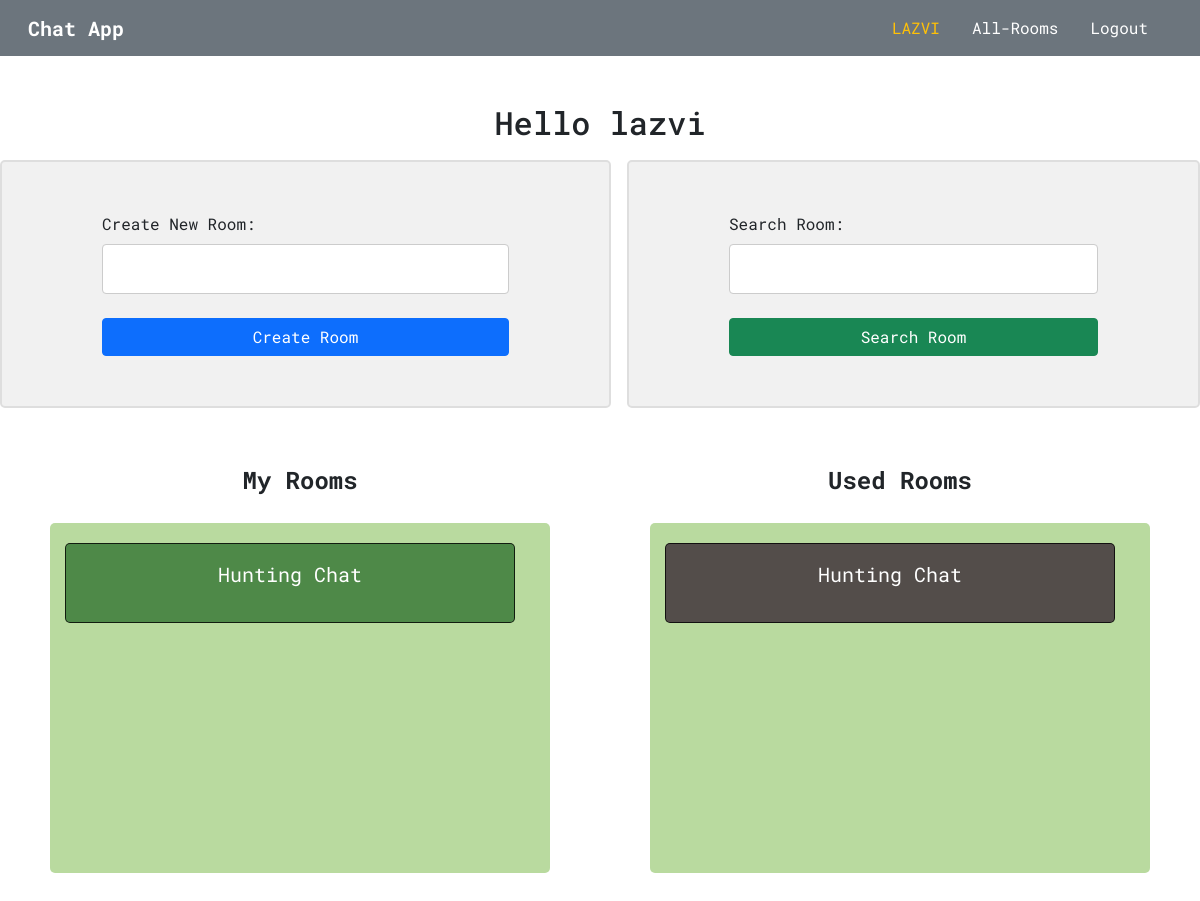
Before: /personal (signed in) with the older database file.
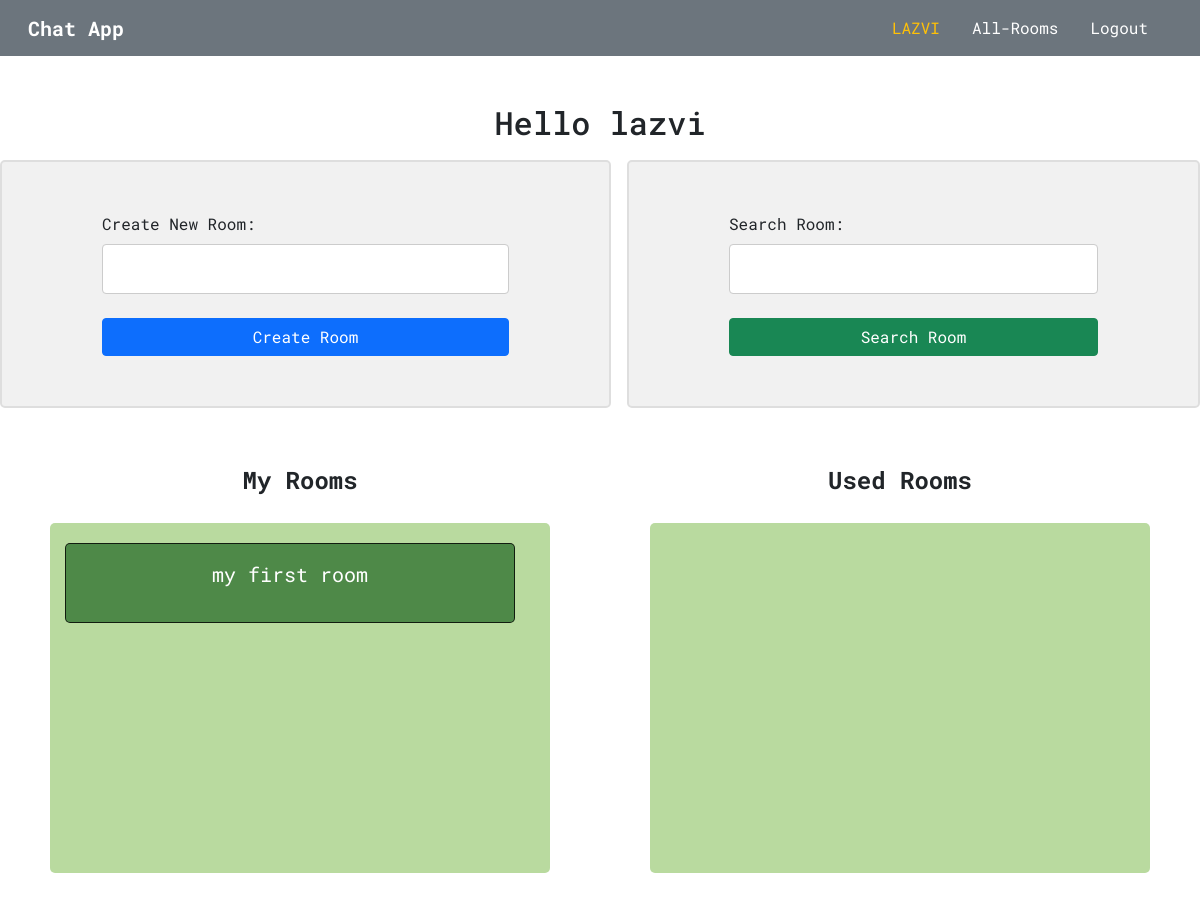
After: the same page with the newer database file.
### chat_app/models.py (models this page shows, shortened)
class Room(models.Model):
    name = models.CharField(max_length=1000)
    slug = models.SlugField(max_length=1500, null=True)
    user = models.ForeignKey(User, on_delete=models.CASCADE, null=True)

### chat_app/views.py (the view)
# urls.py: path("personal", views.personal_page, name="personal-page"),
@login_required
def personal_page(request):
    form1 = HomeForm()
    form2 = SearchForm()
    present_user = request.user
    all_rooms = Room.objects.all()
    my_rooms = all_rooms.filter(user=present_user).all()
    all_room_users = RoomUsers.objects.values_list("username_room", flat=True)
    used_rooms = []
    for item in list(all_room_users):
        if item.split("^")[0] == present_user.username:
            concrete_room = all_rooms.filter(name=item.split("^")[-1]).first()
            used_rooms.append(concrete_room)
    return render(request, "chat/home.html", {
        "form1": form1,
        "form2": form2,
        "user": present_user,
        "my_rooms": my_rooms,
        "used_rooms": used_rooms
    })

### chat_app/forms.py
class HomeForm(forms.Form):
    room_name = forms.CharField(label="Create New Room", max_length=1000,
                                widget=forms.TextInput(attrs={"class": "form-control"}))

class SearchForm(forms.Form):
    room_name = forms.CharField(label="Search Room", max_length=1000,
                                widget=forms.TextInput(attrs={"class": "form-control"}))

### chat_app/templatetags/poll_extras.py (called while the page is built)
@register.filter(name="check")
def check(value):
    if value is not None:
        return True
    return False

### chat_app/templates/chat/home.html (shortened to what this page needs)
{% extends "base.html" %}
{% load static %}
{% load poll_extras %}
{% block css_styles %}
  <link rel="stylesheet" href="{% static 'chat/home.css' %}">
{% endblock %}
{% block content %}
<div align="center" class="mt-5">
  <h2>Hello {{ user.username }}</h2>
</div>
<div class="d-flex justify-content-center align-items-center">
  <div class="my-container me-2">
    <form id="post-form" method="POST" action="{% url 'check-view' %}">
        {{ form1.as_p }}
        <button type="submit" class="btn btn-primary rounded-1 w-100">Create Room</button>
    </form>
  </div>
  <div class="my-container ms-2">
    <form id="post-form" method="POST" action="{% url 'search-view' %}">
        {{ form2.as_p }}
        <button type="submit" class="btn btn-success rounded-1 w-100">Search Room</button>
    </form>
  </div>
</div>
<div class="d-flex justify-content-around align-items-center">
  <div class="d-flex flex-column justify-content-start align-items-center">
    <h4 class="text-center fw-bold mt-5">My Rooms</h4>
    <div class="grid-container">
      {% for room in my_rooms %}
        <a href="{% url 'room-users' room=room.name username=user.username %}" class="grid-item-1">{{ room.name }}</a>
      {% endfor %}
    </div>
  </div>
  <div class="d-flex flex-column justify-content-start align-items-center">
    <h4 class="text-center fw-bold mt-5">Used Rooms</h4>
    <div class="grid-container">
      {% for room in used_rooms %}
        {% if room|check %}
          <a href="{% url 'room-page' room=room.name username=user.username %}" class="grid-item-2">{{ room.name }}</a>
        {% endif %}
      {% endfor %}
    </div>
  </div>
</div>
{% endblock %}

Changed rows visible on the page:
removed Room: name "Hunting Chat"
added Room: name "my first room", shown under "My Rooms"
